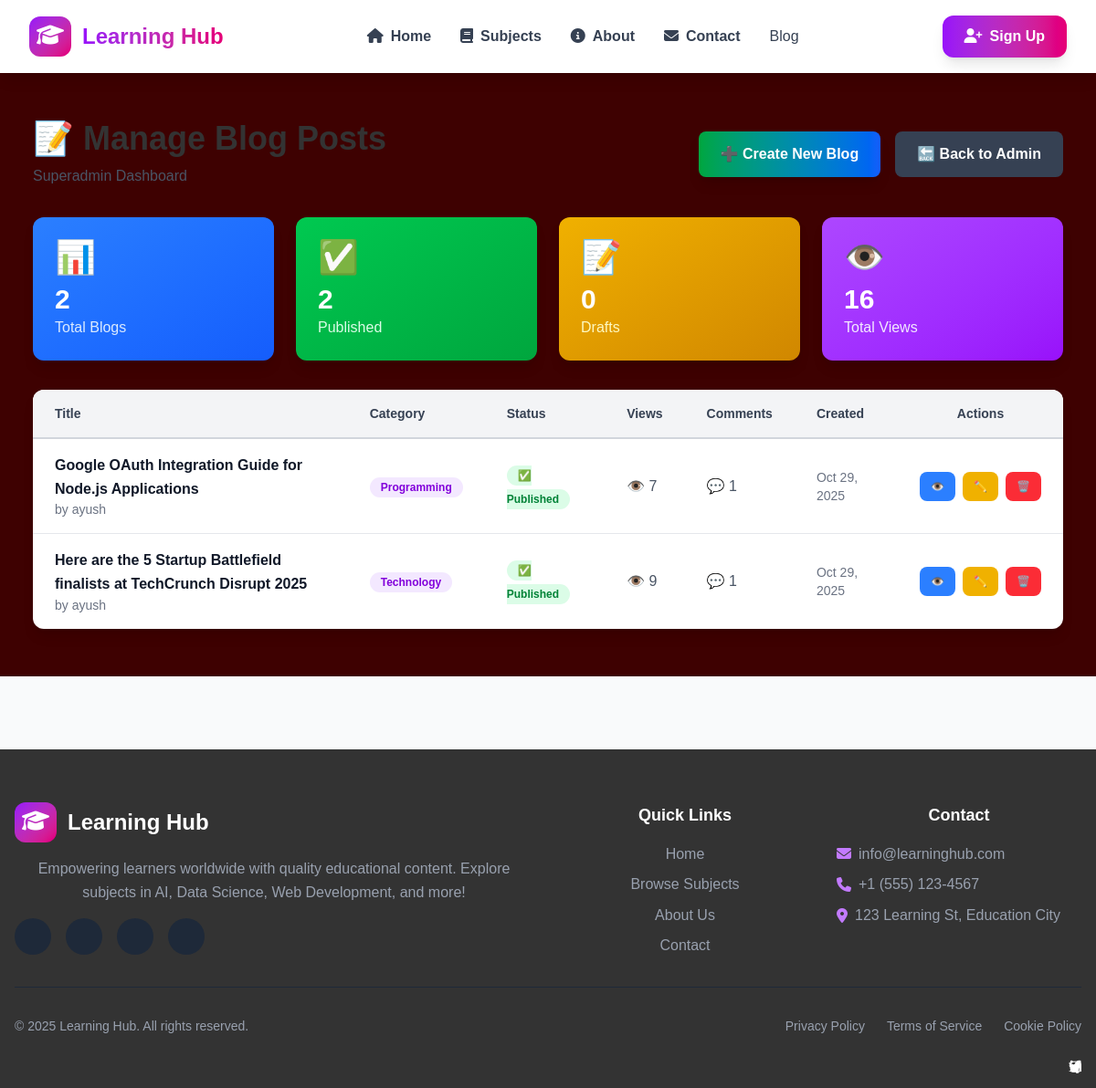
Page /blogs/manage/ (signed in) on the earlier database version.
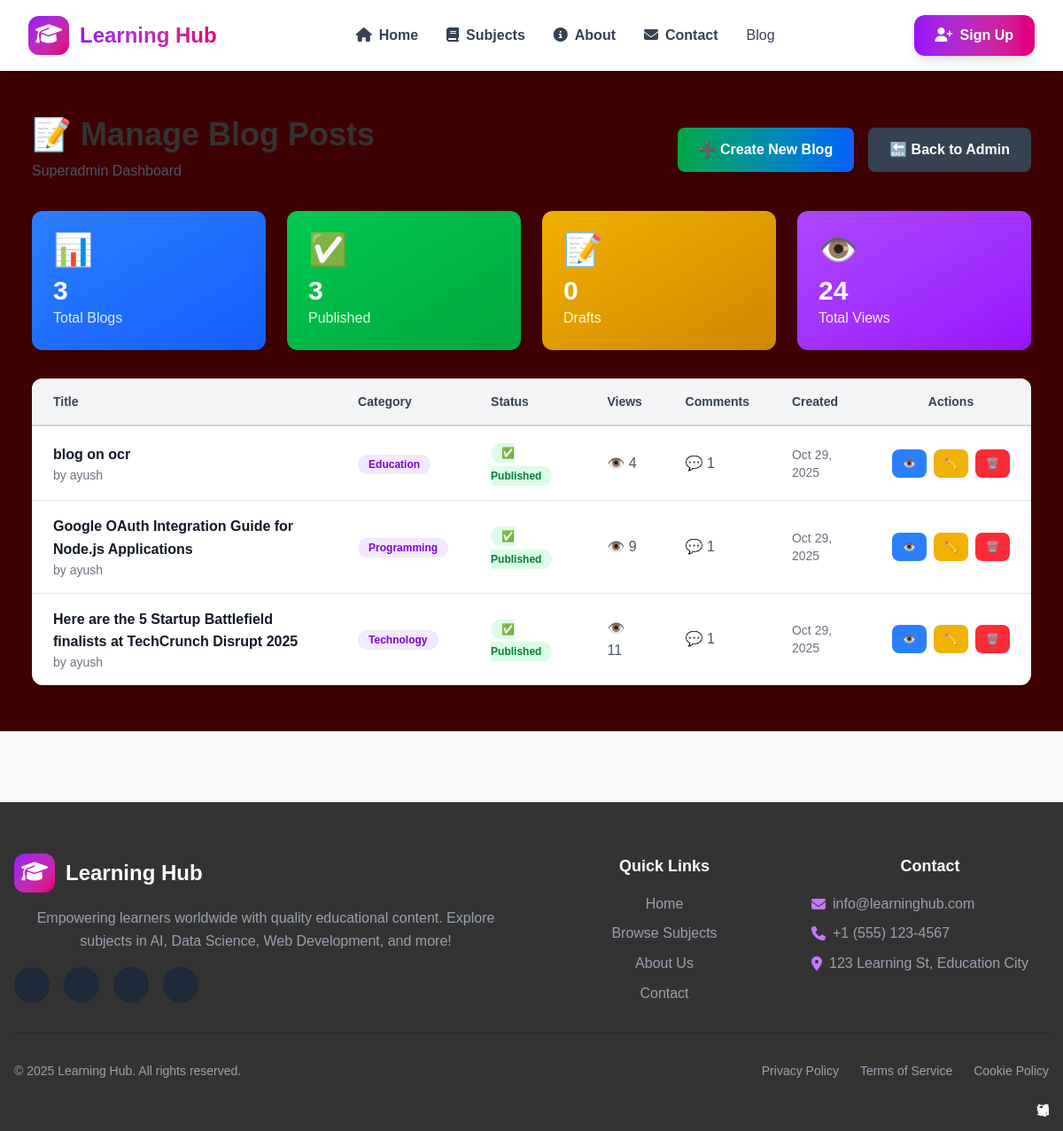
Same page on the later database version.
### MyFirstProject/models.py (models this page shows, shortened)
class Blog(models.Model):
    STATUS_CHOICES = [
        ('draft', 'Draft'),
        ('published', 'Published'),
    ]
    CATEGORY_CHOICES = [
        ('technology', 'Technology'),
        ('education', 'Education'),
        ('programming', 'Programming'),
        ('data-science', 'Data Science'),
        ('web-development', 'Web Development'),
        ('ai-ml', 'AI & Machine Learning'),
        ('career', 'Career'),
        ('tips', 'Tips & Tricks'),
    ]
    title = models.CharField(max_length=200)
    slug = models.SlugField(max_length=200, unique=True, blank=True)
    author = models.ForeignKey(User, on_delete=models.CASCADE, related_name='blogs')
    category = models.CharField(max_length=50, choices=CATEGORY_CHOICES, default='education')
    content = models.TextField()
    excerpt = models.TextField(max_length=300, blank=True, help_text="Brief summary (max 300 characters)")
    featured_image = models.URLField(max_length=500, blank=True, help_text="URL of the featured image")
    status = models.CharField(max_length=10, choices=STATUS_CHOICES, default='draft')
    views = models.PositiveIntegerField(default=0)
    created_at = models.DateTimeField(auto_now_add=True)
    updated_at = models.DateTimeField(auto_now=True)
    published_at = models.DateTimeField(null=True, blank=True)
    class Meta:
        ordering = ['-created_at']
        verbose_name = 'Blog Post'
        verbose_name_plural = 'Blog Posts'

### MyFirstProject/views.py (the view)
# urls.py: path('blogs/manage/', views.blog_manage, name='blog_manage'),
@login_required
@user_passes_test(is_superadmin, login_url='/login/')
def blog_manage(request):
    blogs = Blog.objects.annotate(
        comment_count=Count('comments')
    ).order_by('-created_at')
    total_blogs = blogs.count()
    published_blogs = blogs.filter(status='published').count()
    draft_blogs = blogs.filter(status='draft').count()
    total_views = sum(blog.views for blog in blogs)
    context = {
        'blogs': blogs,
        'total_blogs': total_blogs,
        'published_blogs': published_blogs,
        'draft_blogs': draft_blogs,
        'total_views': total_views,
    }
    return render(request, 'MyProject/blog_manage.html', context)

### MyFirstProject/views.py (called while the page is built)
def is_superadmin(user):
    return user.is_superuser

### MyFirstProject/templates/MyProject/blog_manage.html (shortened to what the changed rows need)
{% extends "layout.html" %}
{% block content %}
<div class="max-w-7xl mx-auto px-4 py-8">
  <div class="flex justify-between items-center mb-8">
    <div>
      <h1 class="text-4xl font-bold text-gray-800">📝 Manage Blog Posts</h1>
    </div>
  </div>
  <div class="grid md:grid-cols-4 gap-6 mb-8">
    <div class="bg-gradient-to-br from-blue-500 to-blue-600 text-white rounded-xl p-6 shadow-lg">
      <div class="text-4xl mb-2">📊</div>
      <div class="text-3xl font-bold">{{ total_blogs }}</div>
      <div class="text-blue-100">Total Blogs</div>
    </div>
    <div class="bg-gradient-to-br from-green-500 to-green-600 text-white rounded-xl p-6 shadow-lg">
      <div class="text-4xl mb-2">✅</div>
      <div class="text-3xl font-bold">{{ published_blogs }}</div>
      <div class="text-green-100">Published</div>
    </div>
    <div class="bg-gradient-to-br from-purple-500 to-purple-600 text-white rounded-xl p-6 shadow-lg">
      <div class="text-4xl mb-2">👁️</div>
      <div class="text-3xl font-bold">{{ total_views }}</div>
      <div class="text-purple-100">Total Views</div>
    </div>
  </div>
  <div class="bg-white rounded-xl shadow-lg overflow-hidden">
    <div class="overflow-x-auto">
      <table class="w-full">
        <thead class="bg-gray-100 border-b-2 border-gray-300">
          <tr>
            <th class="px-6 py-4 text-left text-sm font-bold text-gray-700">Title</th>
            <th class="px-6 py-4 text-left text-sm font-bold text-gray-700">Category</th>
            <th class="px-6 py-4 text-left text-sm font-bold text-gray-700">Status</th>
            <th class="px-6 py-4 text-left text-sm font-bold text-gray-700">Views</th>
            <th class="px-6 py-4 text-left text-sm font-bold text-gray-700">Comments</th>
            <th class="px-6 py-4 text-left text-sm font-bold text-gray-700">Created</th>
            <th class="px-6 py-4 text-center text-sm font-bold text-gray-700">Actions</th>
          </tr>
        </thead>
        <tbody class="divide-y divide-gray-200">
          {% for blog in blogs %}
            <tr class="hover:bg-gray-50 transition">
              <td class="px-6 py-4">
                <div class="font-semibold text-gray-900">{{ blog.title }}</div>
                <div class="text-sm text-gray-500">by {{ blog.author.username }}</div>
              </td>
              <td class="px-6 py-4">
                <span class="px-3 py-1 bg-purple-100 text-purple-700 rounded-full text-xs font-semibold">
                  {{ blog.get_category_display }}
                </span>
              </td>
              <td class="px-6 py-4">
                {% if blog.status == 'published' %}
                  <span class="px-3 py-1 bg-green-100 text-green-700 rounded-full text-xs font-semibold">
                    ✅ Published
                  </span>
                {% else %}
                  <span class="px-3 py-1 bg-yellow-100 text-yellow-700 rounded-full text-xs font-semibold">
                    📝 Draft
                  </span>
                {% endif %}
              </td>
              <td class="px-6 py-4 text-gray-600">
                👁️ {{ blog.views }}
              </td>
              <td class="px-6 py-4 text-gray-600">
                💬 {{ blog.comment_count }}
              </td>
              <td class="px-6 py-4 text-sm text-gray-500">
                {{ blog.created_at|date:"M d, Y" }}
              </td>
              <td class="px-6 py-4">
                <div class="flex items-center justify-center gap-2">
                  <a href="{% url 'blog_detail' blog.slug %}"
                     class="px-3 py-2 bg-blue-500 text-white rounded-lg text-xs font-semibold hover:bg-blue-600 transition"
                     title="View">
                    👁️
                  </a>
                  <a href="{% url 'blog_update' blog.slug %}"
                     class="px-3 py-2 bg-yellow-500 text-white rounded-lg text-xs font-semibold hover:bg-yellow-600 transition"
                     title="Edit">
                    ✏️
                  </a>
                  <a href="{% url 'blog_delete' blog.slug %}"
                     class="px-3 py-2 bg-red-500 text-white rounded-lg text-xs font-semibold hover:bg-red-600 transition"
                     title="Delete">
                    🗑️
                  </a>
                </div>
              </td>
            </tr>
          {% endfor %}
        </tbody>
      </table>
    </div>
  </div>
</div>
{% endblock %}

Differences in the rows shown:
added Blog: title "blog on ocr", author.username "ayush", category "Education", status "✅ Published", views "4", comment_count "1", created_at "Oct 29, 2025"
changed Blog "Google OAuth Integration Guide for Node.js Applications": views "7" → "9"
changed Blog "Here are the 5 Startup Battlefield finalists at TechCrunch Disrupt 2025": views "9" → "11"
Other differences:
{{ total_blogs }}: "2" → "3"
{{ published_blogs }}: "2" → "3"
{{ total_views }}: "16" → "24"
